Frame 1 (no input): blank canvas, image omitted
Frame 60 (no input): blank canvas, image omitted
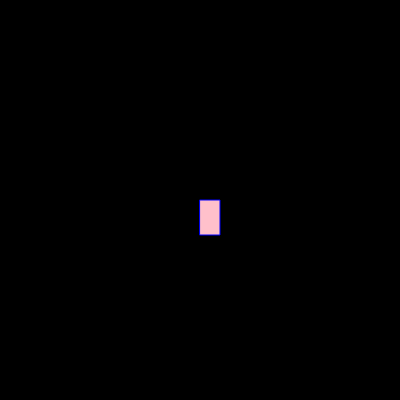
Frame 120 (the mouse pressed at the canvas centre since frame 60)

The p5.js sketch whose frames 1 and 60 were blank and that drew this single picture after the mouse press (run headless with seeded random() and noise() and a simulated clock; from frame 60 on, the mouse is pressed at the canvas centre):

// p5.js sketch
// ── sketch.js
function setup() {
    createCanvas(400, 400);
  }
  
  function draw() {
    background("black");
    stroke("blue");
    fill("pink");
    
    if(mouseIsPressed){ 
    rect(mouseX, mouseY, 20, 35);
    }
    
    
  } 
